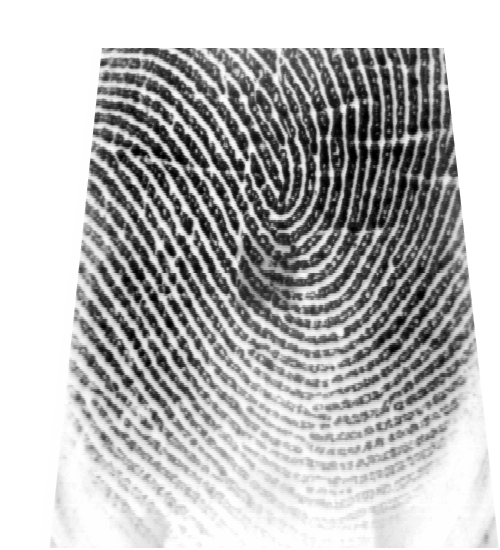
#> input picture P4/BTLab_Fingerprints/right_thumb/1.bmp, 500 x 550 px
$ jupyter execute --allow-errors src.ipynb
#> lines starting #> are read from the running program, lines starting #| are printed output that depends on the picture
<!-- DON'T EDIT THIS CELL! -->
<!-- TYPE SHIFT+ENTER AND GO TO THE NEXT CELL -->

<center>
    <h1>Laboratory Experiment #4</h1>
    <h3>Fingerprint Biometrics - Part I: Preprocessing and Feature Extraction</h3>
    <h4>Youssef Abdel Maksoud, 30062891</h4>
</center>

# Introduction

The purpose of this exercise is to become familiar with image processing methods and feature extraction methods. Throughout the exercise, images will be enhaced using prepocessing methods such as histogram equalization, and denoising. Images are then taken through processing and the number of minutiae and singularities is compared using the original images, and the preprocessed images. Finally the number of singularities and minutiae is compared between three different processing pipelines: the first pipeline's block size and threshold are 16 and 0.4 respectively. The second pipeline's block size and threshold are 10 and 0.4 respectively. The final pipeline's block size and threshold are 16 and 0.5 respectively.

[cell 1]
import cv2 as cv
import numpy as np

from skimage.io import imread
from skimage.util import img_as_ubyte
from skimage.exposure import equalize_hist, equalize_adapthist
from skimage.filters import median
from skimage.measure import find_contours

from scipy.signal.signaltools import wiener

from utils.poincare import calculate_singularities
from utils.segmentation import segmentation
from utils.normalization import normalize
from utils.gabor_filter import gabor_filter
from utils.frequency import ridge_freq
from utils.orientation import calculate_angles, visualize_angles
from utils.crossing_number import calculate_minutiae
from utils.skeletonize import skeletonize
from utils.MatchGaborFeat import MatchGaborFeat
from utils.align2 import align2
from utils.match import match

import matplotlib.pyplot as plt
from matplotlib.patches import Rectangle
import matplotlib as mpl
# setting the default colormap for images only
mpl.rc('image', cmap='gray')

# Exercise 1

[cell 2]
def fingerprint_processing(img, block_size=16, threshold=0.4):
    output = {}

    # normalization - removes the effects of sensor noise and finger pressure differences.
    normalized_img = normalize(img.copy(), float(100), float(100))
    output['normalized_img'] = normalized_img

    # segmentation
    (segmented_img, normim, mask) = segmentation(normalized_img,
                                                 block_size,
                                                 threshold)
    output['segmented_img'] = segmented_img
    output['normim'] = normim
    output['mask'] = mask

    # orientation estimation
    angles = calculate_angles(normalized_img,
                              W=block_size, smooth=True)
    output['angles'] = angles

    # find the overall frequency of ridges
    freq = ridge_freq(normim, mask, angles,
                      block_size, kernel_size=5,
                      minWaveLength=5, maxWaveLength=15)
    output['freq'] = freq

    # create gabor filter and do the actual filtering
    gabor_img = gabor_filter(normim, angles, freq, block_size)
    output['gabor_img'] = gabor_img

    # create the skeleton
    thin_image = skeletonize(gabor_img)
    output['thin_image'] = thin_image

    # find the minutiae
    minutiae_lst, minutiae_img, minutiae_arr = calculate_minutiae(thin_image, mask)
    output['minutiae_lst'] = minutiae_lst
    output['minutiae_img'] = minutiae_img
    output['minutiae_array'] = minutiae_arr
    print('Total of minutiae detected: %d' % (len(minutiae_lst)))

    # singularities
    singularities_lst, singularities_img = calculate_singularities(thin_image,
                                                                   angles, block_size,
                                                                   mask)
    print('Total of singularities detected: %d' % (len(singularities_lst)))

    output['singularities_lst'] = singularities_lst
    output['singularities_img'] = singularities_img

    return output

[cell 3]
img_right_good = img_as_ubyte(imread('BTLab_Fingerprints/right_thumb/1.bmp', as_gray=True));
#> img_right_good: shape (550, 500); min 0, max 255, mean 184.4
img_right_bad = img_as_ubyte(imread('BTLab_Fingerprints/right_thumb/15.bmp', as_gray=True));
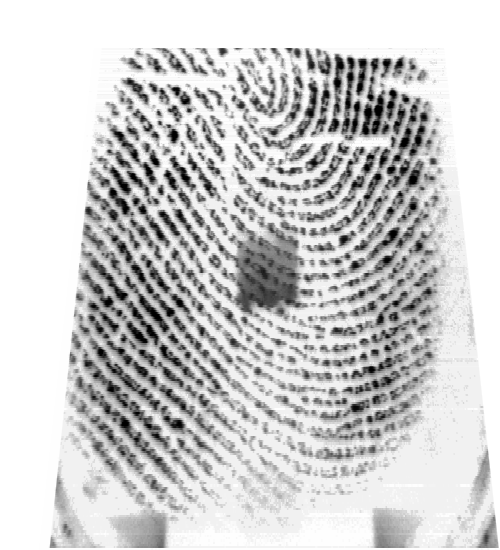
#> input picture P4/BTLab_Fingerprints/right_thumb/15.bmp, 500 x 550 px
#> img_right_bad: shape (550, 500); min 0, max 255, mean 205.8
img_left_good = img_as_ubyte(imread('BTLab_Fingerprints/left_thumb/3.bmp', as_gray=True));
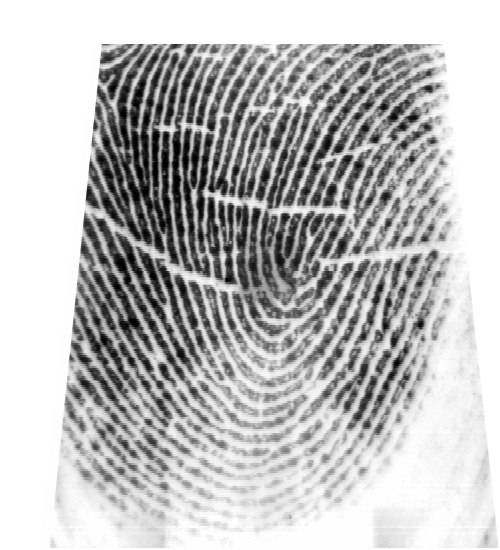
#> input picture P4/BTLab_Fingerprints/left_thumb/3.bmp, 500 x 550 px
#> img_left_good: shape (550, 500); min 0, max 255, mean 190.2
img_left_bad = img_as_ubyte(imread('BTLab_Fingerprints/left_thumb/18.bmp', as_gray=True));
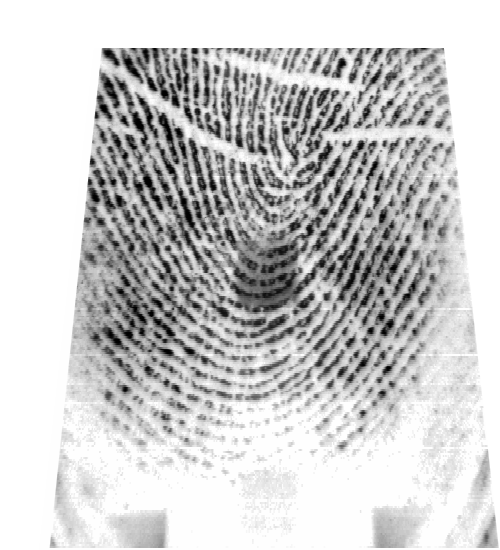
#> input picture P4/BTLab_Fingerprints/left_thumb/18.bmp, 500 x 550 px
#> img_left_bad: shape (550, 500); min 0, max 255, mean 203.6

input_img_rg = img_right_good.copy();
input_img_rb = img_right_bad.copy();
input_img_lg = img_left_good.copy();
input_img_lb = img_left_bad.copy();

print(np.min(img_right_good), np.max(img_right_good));
#| 0 255
print(np.min(img_right_bad), np.max(img_right_bad));
#| 0 255
print(np.min(img_left_good), np.max(img_left_good));
#| 0 255
print(np.min(img_left_bad), np.max(img_left_bad));
#| 0 255

[cell 4]
plt.imshow(img_right_good);

[cell 5]
plt.imshow(img_right_bad);

[cell 6]
plt.imshow(img_left_good);

[cell 7]
plt.imshow(img_left_bad);

## Right-Good

[cell 8]
# equalize functions return a float adata 0-1
# to se as uint8 is necessary to convert
img_eq1 = img_as_ubyte(equalize_hist(img_right_good))
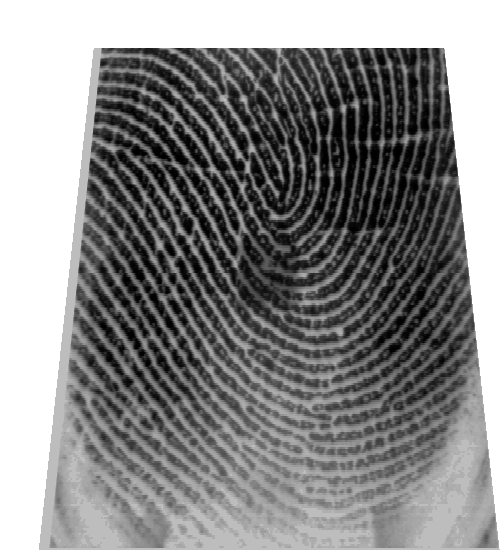
#> img_eq1: shape (550, 500); min 0, max 255, mean 136.6
img_eq2 = img_as_ubyte(equalize_adapthist(img_right_good))

plt.figure(figsize=(14,6))
plt.subplot(2,3,1)
plt.imshow(img_right_good); plt.title('Original image')
plt.subplot(2,3,2)
plt.imshow(img_eq1); plt.title('Regular equalization')
plt.subplot(2,3,3)
plt.imshow(img_eq2); plt.title('Adaptive Equalization');
plt.subplot(2,3,4)
plt.hist(img_right_good.ravel(), bins=20, density=True)
plt.xlabel('Pixel intensity')
plt.subplot(2,3,5)
plt.hist(img_eq1.ravel(), bins=20, density=True)
plt.xlabel('Pixel intensity')
plt.subplot(2,3,6)
plt.hist(img_eq2.ravel(), bins=20, density=True)
plt.xlabel('Pixel intensity');
#> figure, not shown here; panel 4: tallest bar 0.029 high, from x = 242.2 to 255; panel 5: tallest bar 0.0203 high, from x = 242.2 to 255; panel 6: tallest bar 0.0272 high, from x = 242.2 to 255

### Original Image

#> (a cell that did not finish here is left out)

preprocessed_image_right_good

### Regular Equalization

#> (a cell that did not finish here is left out)

preprocessed_image_right_good2

### Adaptive Equalization

#> (a cell that did not finish here is left out)

preprocessed_image_right_good3

### Conclusion

The number of minutiae detected in the **original image**, **regular equalized image**, and **adative equalized image** respectively is **47**, **21**, and **52**. The number of singularities detected respectively is **4**, **0**, and **4**. The original image is already of good quality. Using regular equalization creates an image with less contrast and as a result it is expected that there will be less minutiae, and singularities detected. The image with adaptive equalization applied provides more contract and as a result, it is expected to detect more minutiae. The number of detected singularites remains the same as the original image.

## Right-Bad

[cell 12]
# equalize functions return a float adata 0-1
# to se as uint8 is necessary to convert
img_eq3 = img_as_ubyte(equalize_hist(img_right_bad))
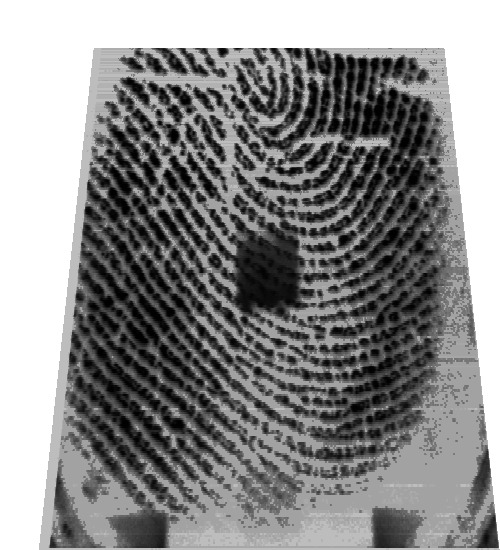
#> img_eq3: shape (550, 500); min 1, max 255, mean 138.7
img_eq4 = img_as_ubyte(equalize_adapthist(img_right_bad))

plt.figure(figsize=(14,6))
plt.subplot(2,3,1)
plt.imshow(img_right_bad); plt.title('Original image')
plt.subplot(2,3,2)
plt.imshow(img_eq3); plt.title('Regular equalization')
plt.subplot(2,3,3)
plt.imshow(img_eq4); plt.title('Adaptive Equalization');
plt.subplot(2,3,4)
plt.hist(img_right_bad.ravel(), bins=20, density=True)
plt.xlabel('Pixel intensity')
plt.subplot(2,3,5)
plt.hist(img_eq3.ravel(), bins=20, density=True)
plt.xlabel('Pixel intensity')
plt.subplot(2,3,6)
plt.hist(img_eq4.ravel(), bins=20, density=True)
plt.xlabel('Pixel intensity');
#> figure, not shown here; panel 4: tallest bar 0.0281 high, from x = 242.2 to 255; panel 5: tallest bar 0.0204 high, from x = 242.3 to 255; panel 6: tallest bar 0.0309 high, from x = 242.2 to 255

### Original Image

#> (a cell that did not finish here is left out)

preprocessed_image_right_bad1

### Regular Equalization

#> (a cell that did not finish here is left out)

### Adaptive Equalization

#> (a cell that did not finish here is left out)

### Conclusion

The number of minutiae detected in the **original image**, **regular equalized image**, and **adative equalized image** respectively is **61**, **49**, and **68**. The number of singularities detected respectively is **4**, **4**, and **4**. Using regular equalization creates an image with less contrast that appears darker, and as a result it is expected that there will be less minutiae detected. The image with adaptive equalization applied provides more contract and as a result, it is expected to detect more minutiae. The number of detected singularites remains the same as the original image.

## Left-Good

[cell 16]
# equalize functions return a float adata 0-1
# to se as uint8 is necessary to convert
img_eq5 = img_as_ubyte(equalize_hist(img_left_good))
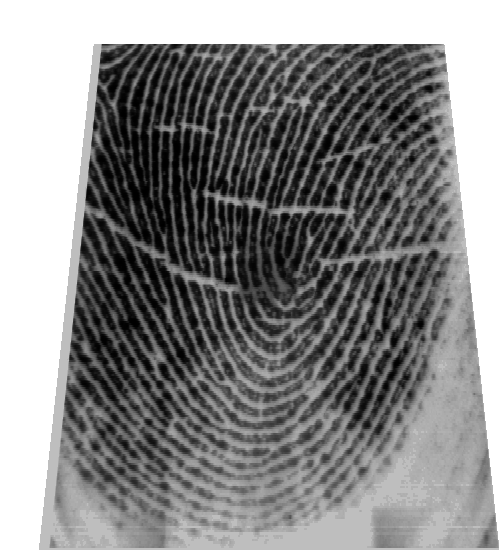
#> img_eq5: shape (550, 500); min 0, max 255, mean 136.3
img_eq6 = img_as_ubyte(equalize_adapthist(img_left_good))
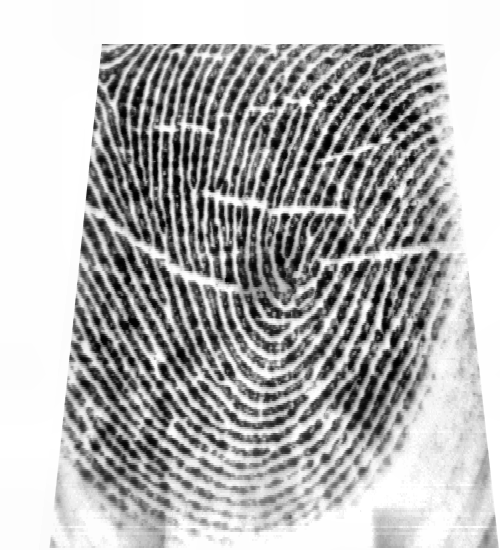
#> img_eq6: shape (550, 500); min 0, max 255, mean 180.3

plt.figure(figsize=(14,6))
plt.subplot(2,3,1)
plt.imshow(img_left_good); plt.title('Original image')
plt.subplot(2,3,2)
plt.imshow(img_eq5); plt.title('Regular equalization')
plt.subplot(2,3,3)
plt.imshow(img_eq6); plt.title('Adaptive Equalization');
plt.subplot(2,3,4)
plt.hist(img_left_good.ravel(), bins=20, density=True)
plt.xlabel('Pixel intensity')
plt.subplot(2,3,5)
plt.hist(img_eq5.ravel(), bins=20, density=True)
plt.xlabel('Pixel intensity')
plt.subplot(2,3,6)
plt.hist(img_eq6.ravel(), bins=20, density=True)
plt.xlabel('Pixel intensity');
#> figure, not shown here; panel 4: tallest bar 0.0282 high, from x = 242.2 to 255; panel 5: tallest bar 0.0199 high, from x = 242.2 to 255; panel 6: tallest bar 0.0269 high, from x = 242.2 to 255

### Original Image

#> (a cell that did not finish here is left out)

### Regular Equalization

#> (a cell that did not finish here is left out)

### Adaptive Equalization

#> (a cell that did not finish here is left out)

### Conclusion

The number of minutiae detected in the **original image**, **regular equalized image**, and **adative equalized image** respectively is **84**, **5**, and **87**. The number of singularities detected respectively is **4**, **0**, and **4**. The original image is already of good quality. Using regular equalization creates an image with less contrast and as a result it is expected that there will be far less minutiae and singularities detected. The image with adaptive equalization applied provides more contract and as a result, it is expected to detect more minutiae. The number of detected singularites remains the same as the original image.

## Left-Bad

[cell 20]
# equalize functions return a float adata 0-1
# to se as uint8 is necessary to convert
img_eq7 = img_as_ubyte(equalize_hist(img_left_bad))
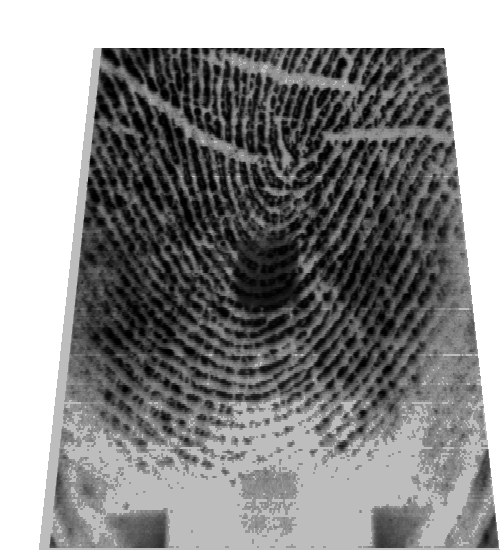
#> img_eq7: shape (550, 500); min 0, max 255, mean 138.7
img_eq8 = img_as_ubyte(equalize_adapthist(img_left_bad))
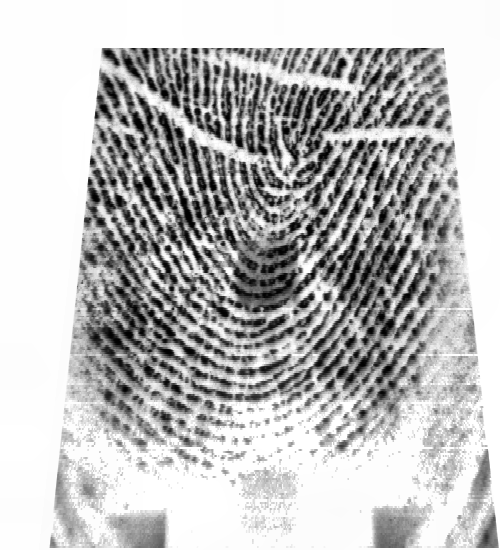
#> img_eq8: shape (550, 500); min 0, max 255, mean 189.1

plt.figure(figsize=(14,6))
plt.subplot(2,3,1)
plt.imshow(img_left_bad); plt.title('Original image')
plt.subplot(2,3,2)
plt.imshow(img_eq7); plt.title('Regular equalization')
plt.subplot(2,3,3)
plt.imshow(img_eq8); plt.title('Adaptive Equalization');
plt.subplot(2,3,4)
plt.hist(img_left_bad.ravel(), bins=20, density=True)
plt.xlabel('Pixel intensity')
plt.subplot(2,3,5)
plt.hist(img_eq7.ravel(), bins=20, density=True)
plt.xlabel('Pixel intensity')
plt.subplot(2,3,6)
plt.hist(img_eq8.ravel(), bins=20, density=True)
plt.xlabel('Pixel intensity');
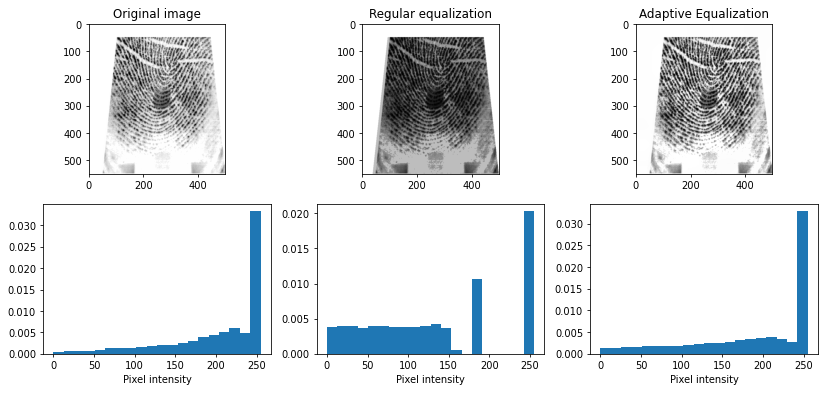
#> figure drawn by matplotlib, 6 panels; panel 4: tallest bar 0.0333 high, from x = 242.2 to 255; panel 5: tallest bar 0.0203 high, from x = 242.2 to 255; panel 6: tallest bar 0.0329 high, from x = 242.2 to 255

### Original Image

#> (a cell that did not finish here is left out)

### Regular Equalization

#> (a cell that did not finish here is left out)

### Adaptive Equalization

#> (a cell that did not finish here is left out)

### Conclusion

The number of minutiae detected in the **original image**, **regular equalized image**, and **adative equalized image** respectively is **99**, **9**, and **92**. The number of singularities detected respectively is **4**, **0**, and **4**. Using regular equalization creates an image with less contrast and as a result it is expected that there will be less minutiae, and singularities detected. The image with adaptive equalization applied provides more contract but due to the image quality there are less minutiae detected. The number of detected singularites remains the same as the original image.

# Exercise 2

### Median Filter For All Images

[cell 24]
img_median_rg = median(img_right_good)
img_median_rb = median(img_right_bad)
img_median_lg = median(img_left_good)
img_median_lb = median(img_left_bad)

### Right-Good

[cell 25]
plt.figure(figsize=(12,8))
plt.subplot(1,3,1)
plt.imshow(img_right_good); plt.title('Original image')
plt.subplot(1,3,3)
plt.imshow(img_median_rg); plt.title('Median filter');
